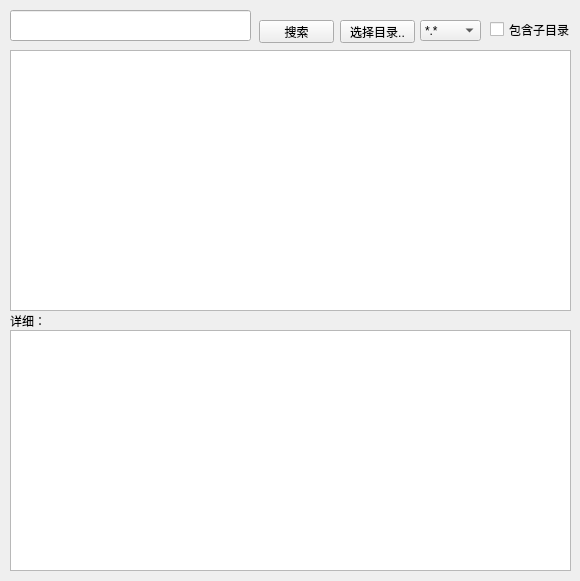
<?xml version="1.0" encoding="UTF-8"?>
<ui version="4.0">
 <class>search_line</class>
 <widget class="QMainWindow" name="search_line">
  <property name="geometry">
   <rect>
    <x>0</x>
    <y>0</y>
    <width>580</width>
    <height>581</height>
   </rect>
  </property>
  <property name="windowTitle">
   <string>查找关键字所在行</string>
  </property>
  <widget class="QWidget" name="centralwidget">
   <widget class="QListView" name="search_result_list">
    <property name="geometry">
     <rect>
      <x>10</x>
      <y>50</y>
      <width>561</width>
      <height>261</height>
     </rect>
    </property>
   </widget>
   <widget class="QPlainTextEdit" name="detail_text_edit">
    <property name="geometry">
     <rect>
      <x>10</x>
      <y>330</y>
      <width>561</width>
      <height>241</height>
     </rect>
    </property>
   </widget>
   <widget class="QLineEdit" name="search_text">
    <property name="geometry">
     <rect>
      <x>10</x>
      <y>10</y>
      <width>241</width>
      <height>31</height>
     </rect>
    </property>
   </widget>
   <widget class="QLabel" name="detail_label">
    <property name="geometry">
     <rect>
      <x>10</x>
      <y>305</y>
      <width>53</width>
      <height>31</height>
     </rect>
    </property>
    <property name="text">
     <string>详细：</string>
    </property>
   </widget>
   <widget class="QPushButton" name="dir_button">
    <property name="geometry">
     <rect>
      <x>340</x>
      <y>20</y>
      <width>75</width>
      <height>23</height>
     </rect>
    </property>
    <property name="text">
     <string>选择目录..</string>
    </property>
   </widget>
   <widget class="QComboBox" name="comboBox">
    <property name="geometry">
     <rect>
      <x>420</x>
      <y>20</y>
      <width>61</width>
      <height>21</height>
     </rect>
    </property>
    <item>
     <property name="text">
      <string>*.*</string>
     </property>
    </item>
    <item>
     <property name="text">
      <string>*.txt</string>
     </property>
    </item>
    <item>
     <property name="text">
      <string>*.py</string>
     </property>
    </item>
    <item>
     <property name="text">
      <string>*.json</string>
     </property>
    </item>
    <item>
     <property name="text">
      <string>*.cpp</string>
     </property>
    </item>
    <item>
     <property name="text">
      <string>*.c</string>
     </property>
    </item>
    <item>
     <property name="text">
      <string>*.pl</string>
     </property>
    </item>
    <item>
     <property name="text">
      <string>*.java</string>
     </property>
    </item>
    <item>
     <property name="text">
      <string>*.kt</string>
     </property>
    </item>
    <item>
     <property name="text">
      <string>*.html</string>
     </property>
    </item>
    <item>
     <property name="text">
      <string>*.bat</string>
     </property>
    </item>
   </widget>
   <widget class="QCheckBox" name="include_subdir_checkbox">
    <property name="geometry">
     <rect>
      <x>490</x>
      <y>20</y>
      <width>81</width>
      <height>19</height>
     </rect>
    </property>
    <property name="text">
     <string>包含子目录</string>
    </property>
   </widget>
   <widget class="QPushButton" name="search_button">
    <property name="geometry">
     <rect>
      <x>259</x>
      <y>20</y>
      <width>75</width>
      <height>23</height>
     </rect>
    </property>
    <property name="text">
     <string>搜索</string>
    </property>
   </widget>
  </widget>
 </widget>
 <resources/>
 <connections/>
</ui>
